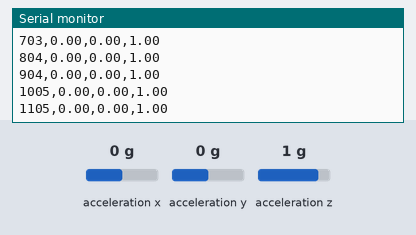
The sketch below on a simulated Arduino Nano 33 BLE. Parts: the last lines printed to the serial monitor. Inputs (shaded band) come from the test bench; at power-on: acceleration x 0 g, acceleration y 0 g, acceleration z 1 g.

Above: at 1.2 s.
1.3 s: acceleration x set to -1.4 g
At 1.31 s:
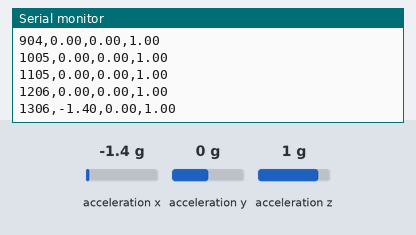
2.8 s: acceleration y set to -1.4 g
At 2.82 s:
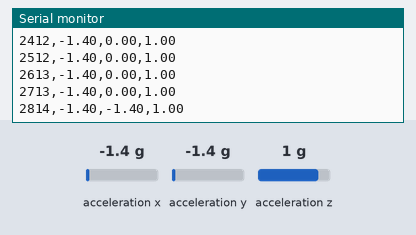
4.3 s: acceleration z set to -1.4 g
At 4.33 s:
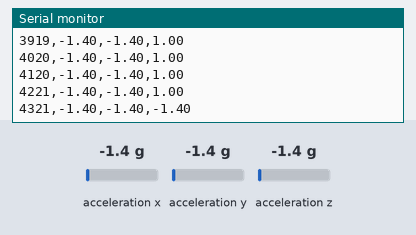
Timing chart, 0 to 7.3 s (numbered marks = the images above; inputs shaded):
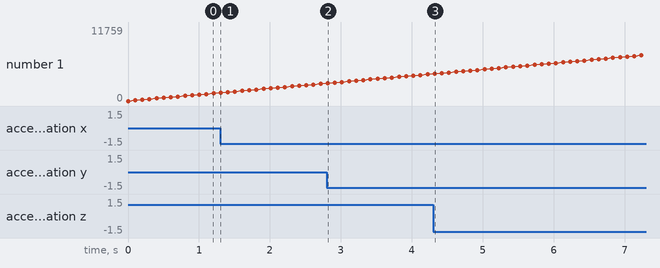

The sketch:

DataGenerator.ino
```cpp
#include <Arduino_LSM9DS1.h>

float x, y, z;

void setup() {

  Serial.begin(9600);
  while (!Serial);

  Serial.println("Started");

  if (!IMU.begin()) {
    Serial.println("Failed to initialize IMU!");
    while (1);
  }

  Serial.println("Time(ms),X,Y,Z");  // CSV Header

}

void loop() {

    IMU.readAcceleration(x, y, z);

    // Convert raw values to "g"
    float ax = x;
    float ay = y;
    float az = z;

    // Print CSV-formatted data
    Serial.print(millis());  // Timestamp
    Serial.print(",");
    Serial.print(ax);
    Serial.print(",");
    Serial.print(ay);
    Serial.print(",");
    Serial.println(az);

    delay(100);  // Adjust for desired sampling rate
}
```

Measured:
- after the input at 1.3 s, the serial monitor: prints a new line at once (image 1)
- after the input at 2.8 s, the serial monitor: prints a new line at once (image 2)
